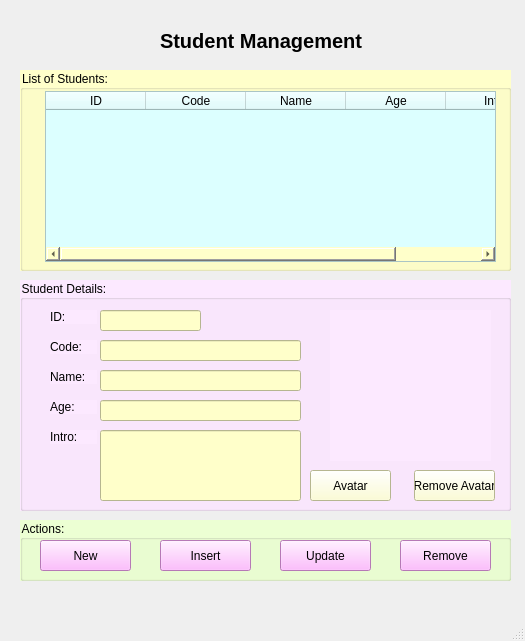
<?xml version="1.0" encoding="UTF-8"?>
<ui version="4.0">
 <class>MainWindow</class>
 <widget class="QMainWindow" name="MainWindow">
  <property name="geometry">
   <rect>
    <x>0</x>
    <y>0</y>
    <width>525</width>
    <height>641</height>
   </rect>
  </property>
  <property name="windowTitle">
   <string>MainWindow</string>
  </property>
  <widget class="QWidget" name="centralwidget">
   <widget class="QGroupBox" name="groupBox">
    <property name="geometry">
     <rect>
      <x>20</x>
      <y>520</y>
      <width>491</width>
      <height>61</height>
     </rect>
    </property>
    <property name="styleSheet">
     <string notr="true">background-color: rgb(236, 255, 211);
color: rgb(0, 0, 0);</string>
    </property>
    <property name="title">
     <string>Actions:</string>
    </property>
    <widget class="QPushButton" name="pushButtonInsert">
     <property name="geometry">
      <rect>
       <x>140</x>
       <y>20</y>
       <width>91</width>
       <height>31</height>
      </rect>
     </property>
     <property name="styleSheet">
      <string notr="true">background-color: rgb(255, 170, 255);</string>
     </property>
     <property name="text">
      <string>Insert</string>
     </property>
     <property name="icon">
      <iconset>
       <normaloff>images/ic_insert.png</normaloff>images/ic_insert.png</iconset>
     </property>
     <property name="iconSize">
      <size>
       <width>28</width>
       <height>28</height>
      </size>
     </property>
    </widget>
    <widget class="QPushButton" name="pushButtonNew">
     <property name="geometry">
      <rect>
       <x>20</x>
       <y>20</y>
       <width>91</width>
       <height>31</height>
      </rect>
     </property>
     <property name="styleSheet">
      <string notr="true">background-color: rgb(255, 170, 255);</string>
     </property>
     <property name="text">
      <string>New</string>
     </property>
     <property name="icon">
      <iconset>
       <normaloff>images/ic_new.png</normaloff>images/ic_new.png</iconset>
     </property>
     <property name="iconSize">
      <size>
       <width>28</width>
       <height>28</height>
      </size>
     </property>
    </widget>
    <widget class="QPushButton" name="pushButtonUpdate">
     <property name="geometry">
      <rect>
       <x>260</x>
       <y>20</y>
       <width>91</width>
       <height>31</height>
      </rect>
     </property>
     <property name="styleSheet">
      <string notr="true">background-color: rgb(255, 170, 255);</string>
     </property>
     <property name="text">
      <string>Update</string>
     </property>
     <property name="icon">
      <iconset>
       <normaloff>images/ic_update.png</normaloff>images/ic_update.png</iconset>
     </property>
     <property name="iconSize">
      <size>
       <width>28</width>
       <height>28</height>
      </size>
     </property>
    </widget>
    <widget class="QPushButton" name="pushButtonRemove">
     <property name="geometry">
      <rect>
       <x>380</x>
       <y>20</y>
       <width>91</width>
       <height>31</height>
      </rect>
     </property>
     <property name="styleSheet">
      <string notr="true">background-color: rgb(255, 170, 255);</string>
     </property>
     <property name="text">
      <string>Remove</string>
     </property>
     <property name="icon">
      <iconset>
       <normaloff>images/ic_delete.png</normaloff>images/ic_delete.png</iconset>
     </property>
     <property name="iconSize">
      <size>
       <width>28</width>
       <height>28</height>
      </size>
     </property>
    </widget>
   </widget>
   <widget class="QGroupBox" name="groupBox_2">
    <property name="geometry">
     <rect>
      <x>20</x>
      <y>280</y>
      <width>491</width>
      <height>231</height>
     </rect>
    </property>
    <property name="styleSheet">
     <string notr="true">background-color: rgb(252, 233, 255);
color: rgb(0, 0, 0);</string>
    </property>
    <property name="title">
     <string>Student Details:</string>
    </property>
    <widget class="QLabel" name="label">
     <property name="geometry">
      <rect>
       <x>30</x>
       <y>30</y>
       <width>47</width>
       <height>14</height>
      </rect>
     </property>
     <property name="font">
      <font>
       <pointsize>9</pointsize>
      </font>
     </property>
     <property name="text">
      <string>ID:</string>
     </property>
    </widget>
    <widget class="QLineEdit" name="lineEditId">
     <property name="geometry">
      <rect>
       <x>80</x>
       <y>30</y>
       <width>101</width>
       <height>21</height>
      </rect>
     </property>
     <property name="styleSheet">
      <string notr="true">background-color: rgb(255, 255, 202);</string>
     </property>
    </widget>
    <widget class="QLineEdit" name="lineEditCode">
     <property name="geometry">
      <rect>
       <x>80</x>
       <y>60</y>
       <width>201</width>
       <height>21</height>
      </rect>
     </property>
     <property name="styleSheet">
      <string notr="true">background-color: rgb(255, 255, 202);</string>
     </property>
    </widget>
    <widget class="QLabel" name="label_2">
     <property name="geometry">
      <rect>
       <x>30</x>
       <y>60</y>
       <width>47</width>
       <height>14</height>
      </rect>
     </property>
     <property name="font">
      <font>
       <pointsize>9</pointsize>
      </font>
     </property>
     <property name="text">
      <string>Code:</string>
     </property>
    </widget>
    <widget class="QLineEdit" name="lineEditName">
     <property name="geometry">
      <rect>
       <x>80</x>
       <y>90</y>
       <width>201</width>
       <height>21</height>
      </rect>
     </property>
     <property name="styleSheet">
      <string notr="true">background-color: rgb(255, 255, 202);</string>
     </property>
    </widget>
    <widget class="QLabel" name="label_3">
     <property name="geometry">
      <rect>
       <x>30</x>
       <y>90</y>
       <width>47</width>
       <height>14</height>
      </rect>
     </property>
     <property name="font">
      <font>
       <pointsize>9</pointsize>
      </font>
     </property>
     <property name="text">
      <string>Name:</string>
     </property>
    </widget>
    <widget class="QLabel" name="label_4">
     <property name="geometry">
      <rect>
       <x>30</x>
       <y>120</y>
       <width>47</width>
       <height>14</height>
      </rect>
     </property>
     <property name="font">
      <font>
       <pointsize>9</pointsize>
      </font>
     </property>
     <property name="text">
      <string>Age:</string>
     </property>
    </widget>
    <widget class="QLineEdit" name="lineEditAge">
     <property name="geometry">
      <rect>
       <x>80</x>
       <y>120</y>
       <width>201</width>
       <height>21</height>
      </rect>
     </property>
     <property name="styleSheet">
      <string notr="true">background-color: rgb(255, 255, 202);</string>
     </property>
    </widget>
    <widget class="QLabel" name="label_5">
     <property name="geometry">
      <rect>
       <x>30</x>
       <y>150</y>
       <width>47</width>
       <height>14</height>
      </rect>
     </property>
     <property name="font">
      <font>
       <pointsize>9</pointsize>
      </font>
     </property>
     <property name="text">
      <string>Intro:</string>
     </property>
    </widget>
    <widget class="QLineEdit" name="lineEditIntro">
     <property name="geometry">
      <rect>
       <x>80</x>
       <y>150</y>
       <width>201</width>
       <height>71</height>
      </rect>
     </property>
     <property name="styleSheet">
      <string notr="true">background-color: rgb(255, 255, 202);</string>
     </property>
    </widget>
    <widget class="QLabel" name="labelAvatar">
     <property name="geometry">
      <rect>
       <x>310</x>
       <y>30</y>
       <width>161</width>
       <height>151</height>
      </rect>
     </property>
     <property name="text">
      <string/>
     </property>
     <property name="pixmap">
      <pixmap>images/ic_avatar.png</pixmap>
     </property>
     <property name="scaledContents">
      <bool>true</bool>
     </property>
    </widget>
    <widget class="QPushButton" name="pushButtonAvatar">
     <property name="geometry">
      <rect>
       <x>290</x>
       <y>190</y>
       <width>81</width>
       <height>31</height>
      </rect>
     </property>
     <property name="styleSheet">
      <string notr="true">background-color: rgb(255, 255, 202);</string>
     </property>
     <property name="text">
      <string>Avatar</string>
     </property>
    </widget>
    <widget class="QPushButton" name="pushButtonRemoveAvatar">
     <property name="geometry">
      <rect>
       <x>394</x>
       <y>190</y>
       <width>81</width>
       <height>31</height>
      </rect>
     </property>
     <property name="styleSheet">
      <string notr="true">background-color: rgb(255, 255, 202);</string>
     </property>
     <property name="text">
      <string>Remove Avatar</string>
     </property>
    </widget>
   </widget>
   <widget class="QGroupBox" name="groupBox_3">
    <property name="geometry">
     <rect>
      <x>20</x>
      <y>70</y>
      <width>491</width>
      <height>201</height>
     </rect>
    </property>
    <property name="styleSheet">
     <string notr="true">background-color: rgb(255, 255, 202);</string>
    </property>
    <property name="title">
     <string>List of Students:</string>
    </property>
    <widget class="QTableWidget" name="tableWidgetStudent">
     <property name="geometry">
      <rect>
       <x>25</x>
       <y>21</y>
       <width>451</width>
       <height>171</height>
      </rect>
     </property>
     <property name="styleSheet">
      <string notr="true">background-color: rgb(220, 255, 255);
color: rgb(0, 0, 0);</string>
     </property>
     <column>
      <property name="text">
       <string>ID</string>
      </property>
      <property name="background">
       <color>
        <red>170</red>
        <green>255</green>
        <blue>255</blue>
       </color>
      </property>
     </column>
     <column>
      <property name="text">
       <string>Code</string>
      </property>
     </column>
     <column>
      <property name="text">
       <string>Name</string>
      </property>
     </column>
     <column>
      <property name="text">
       <string>Age</string>
      </property>
     </column>
     <column>
      <property name="text">
       <string>Intro</string>
      </property>
     </column>
    </widget>
   </widget>
   <widget class="QLabel" name="label_7">
    <property name="geometry">
     <rect>
      <x>160</x>
      <y>20</y>
      <width>251</width>
      <height>41</height>
     </rect>
    </property>
    <property name="font">
     <font>
      <pointsize>15</pointsize>
      <weight>75</weight>
      <bold>true</bold>
     </font>
    </property>
    <property name="text">
     <string>Student Management</string>
    </property>
   </widget>
  </widget>
  <widget class="QMenuBar" name="menubar">
   <property name="geometry">
    <rect>
     <x>0</x>
     <y>0</y>
     <width>525</width>
     <height>22</height>
    </rect>
   </property>
  </widget>
  <widget class="QStatusBar" name="statusbar"/>
 </widget>
 <resources/>
 <connections/>
</ui>
